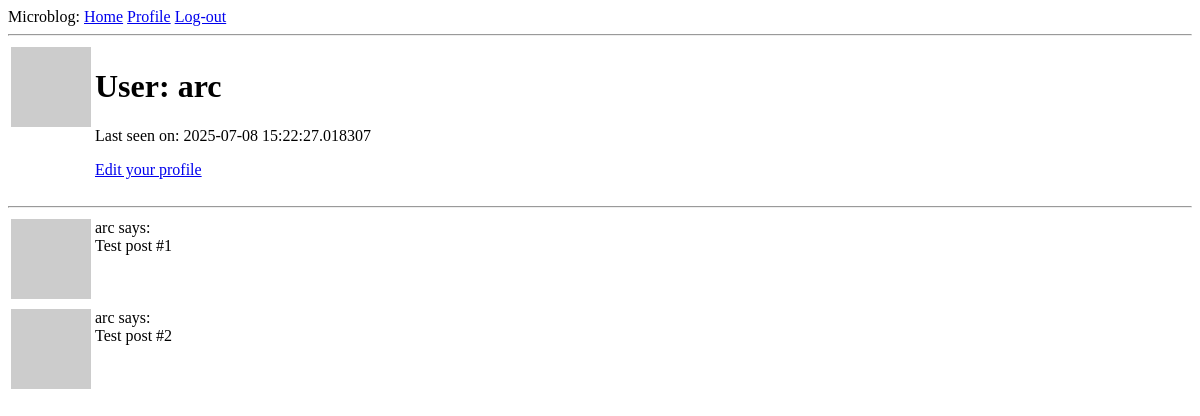
/user/arc (signed in), run on an earlier commit of the app's database.
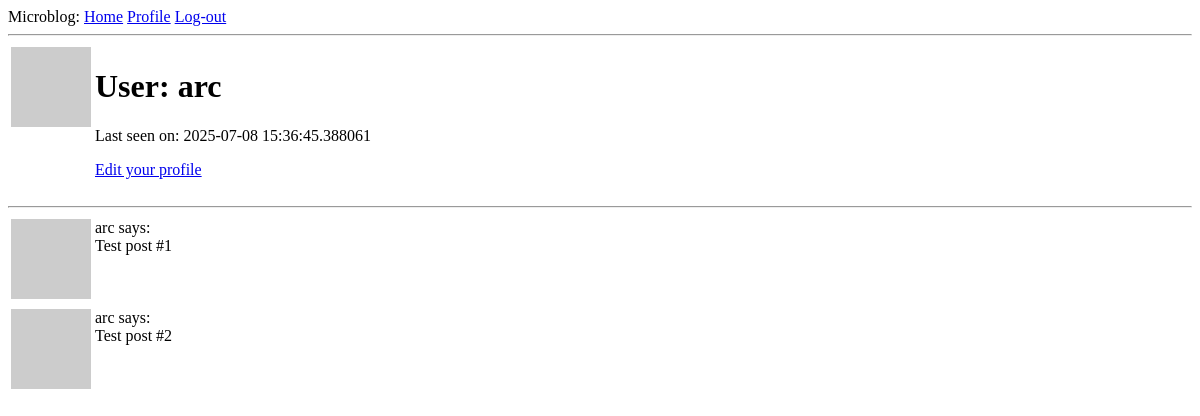
And on a later commit of the database.
### app/models.py (models this page shows, shortened)
class User(UserMixin, db.Model):
    id: so.Mapped[int] = so.mapped_column(primary_key = True)
    username: so.Mapped[str] = so.mapped_column(sa.String(64), index=True, unique=True)
    email: so.Mapped[str] = so.mapped_column(sa.String(120), index=True, unique=True)
    password_hash: so.Mapped[Optional[str]] = so.mapped_column(sa.String(256))
    posts: so.WriteOnlyMapped['Post'] = so.relationship(back_populates='author')
    about_me: so.Mapped[Optional[str]] = so.mapped_column(sa.String(140))
    last_seen: so.Mapped[Optional[datetime]] = so.mapped_column(
        default=lambda: datetime.now(timezone.utc))
    def avatar(self, size):
        digest = md5(self.email.lower().encode('utf-8')).hexdigest()
        return f'https://www.gravatar.com/avatar/{digest}?d=identicon&s={size}'

### app/routes.py (the view)
@app.route('/user/<username>')
@login_required
def user(username):
	user = db.first_or_404(sa.select(User).where(User.username == username))
	posts = [
		{'author': user, 'body': 'Test post #1'},
		{'author': user, 'body': 'Test post #2'}
	]
	return render_template('user.html', user=user, posts=posts)

### app/models.py (called while the page is built)
@login.user_loader
def load_user(id):
    return db.session.get(User, int(id))

### app/routes.py (called while the page is built)
@app.before_request # Executes before the view function
def before_request():
	if current_user.is_authenticated:
		current_user.last_seen = datetime.now(timezone.utc)
		db.session.commit()

### app/templates/user.html (shortened to what this page needs)
{% extends 'base.html' %}
{% block content %}
    <table>
        <tr valign='top'>
            <td><img src="{{ user.avatar(128) }}"></td>
            <td>
                <h1>User: {{ user.username }}</h1>
                {% if user.last_seen %}<p>Last seen on: {{ user.last_seen }}</p> {% endif %}
                {% if user == current_user %}
                    <p><a href="{{url_for('edit_profile') }}"">Edit your profile</a></p>
                {% endif %}
            </td>
        </tr>
    </table>
    <hr>
    {% for post in posts %}
        {% include '_post.html' %}
    {% endfor %}
{% endblock %}

### app/templates/base.html (shortened to what this page needs)
<!doctype html>
<html>
    <head>
    </head>
    <body>
        <div>
            Microblog:
            <a href="{{ url_for('index') }}">Home</a>
            {% if current_user.is_anonymous %}
            <a href="{{ url_for('login') }}">Login</a>
            {% else %}
            <a href="{{ url_for('user', username=current_user.username)}}">Profile</a>
            <a href="{{ url_for('logout')}}">Log-out</a>
            {% endif %}
        </div>
        <hr>
        {% block content %}{% endblock %}
    </body>
</html>

### app/templates/_post.html
<table>
    <tr valign="top">
        <td><img src="{{ post.author.avatar(36)}}"></td>
        <td> {{ post.author.username }} says:<br> {{ post.body }}</td>
    </tr>
</table>

What changed in the data, as far as the page shows it:
changed User "arc": last_seen "2025-07-08 15:22:27.018307" → "2025-07-08 15:36:45.388061"
